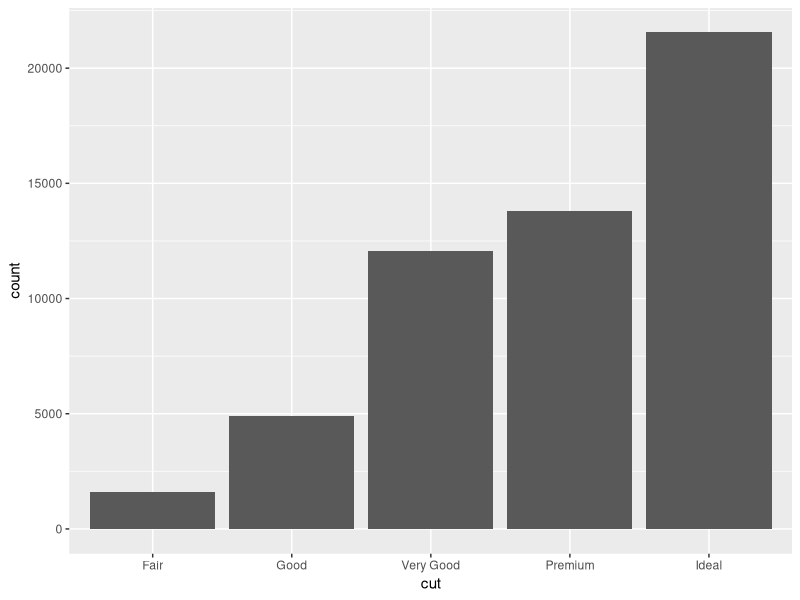
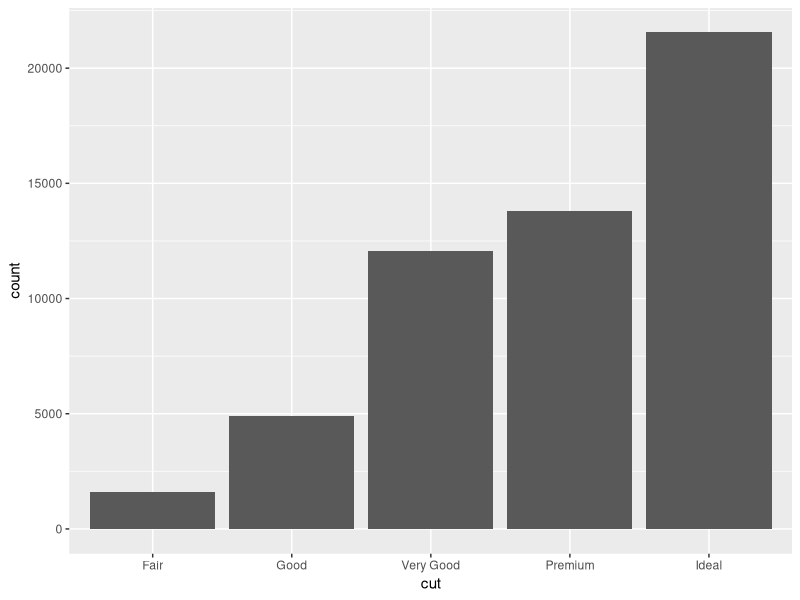
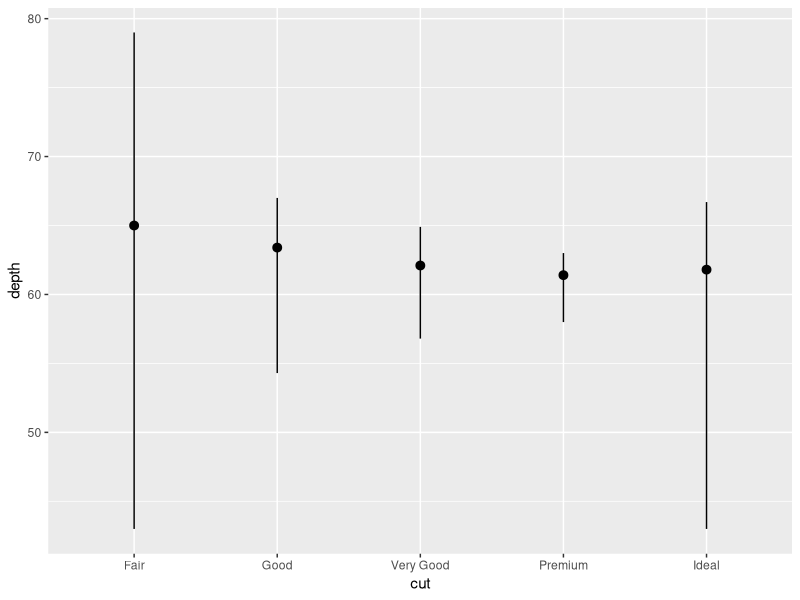
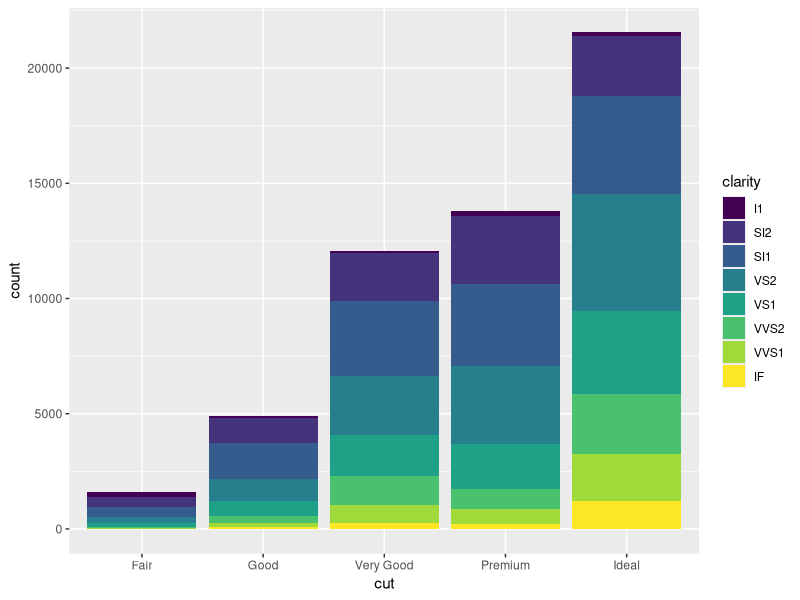
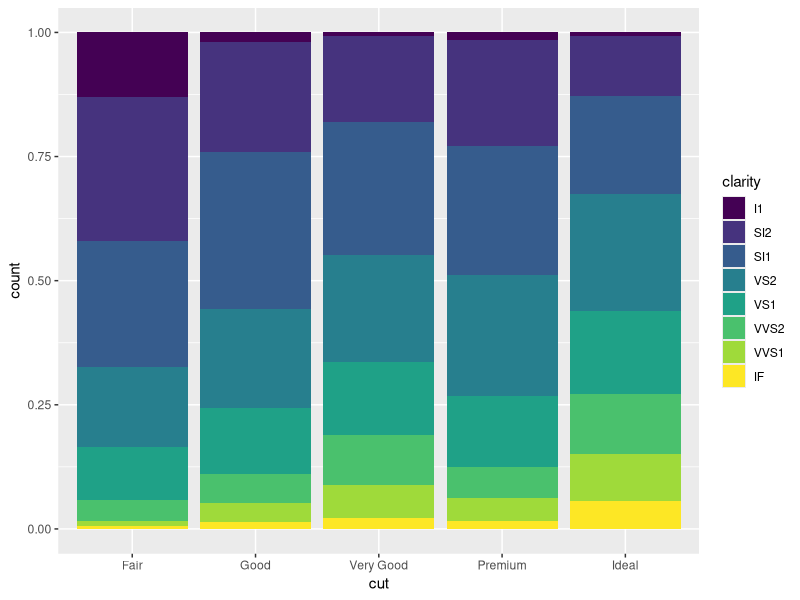
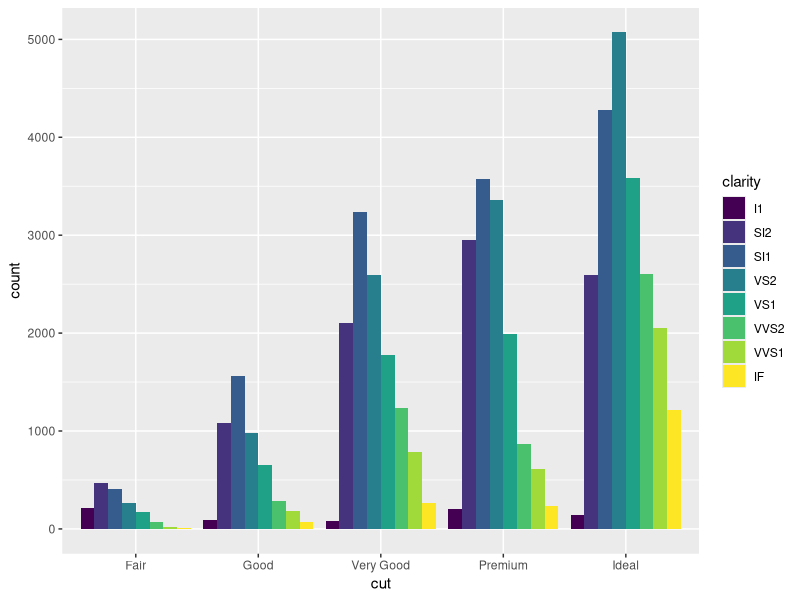
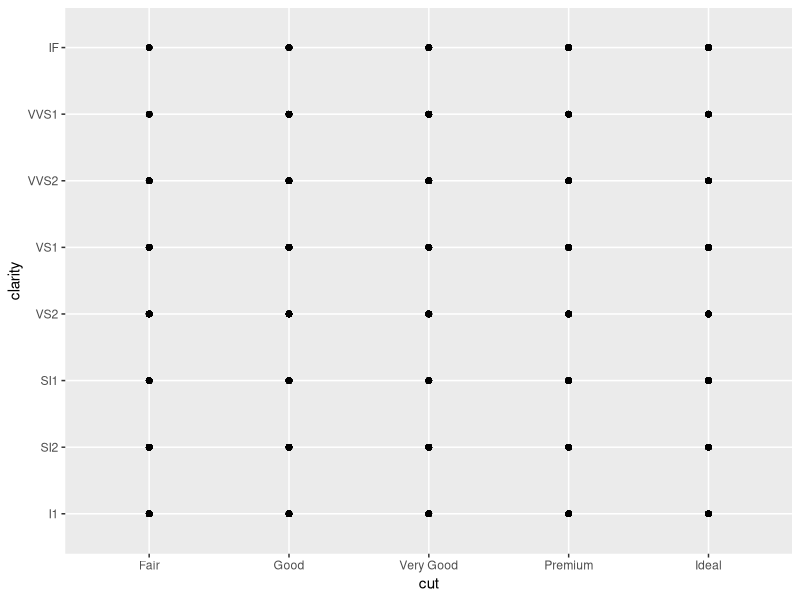
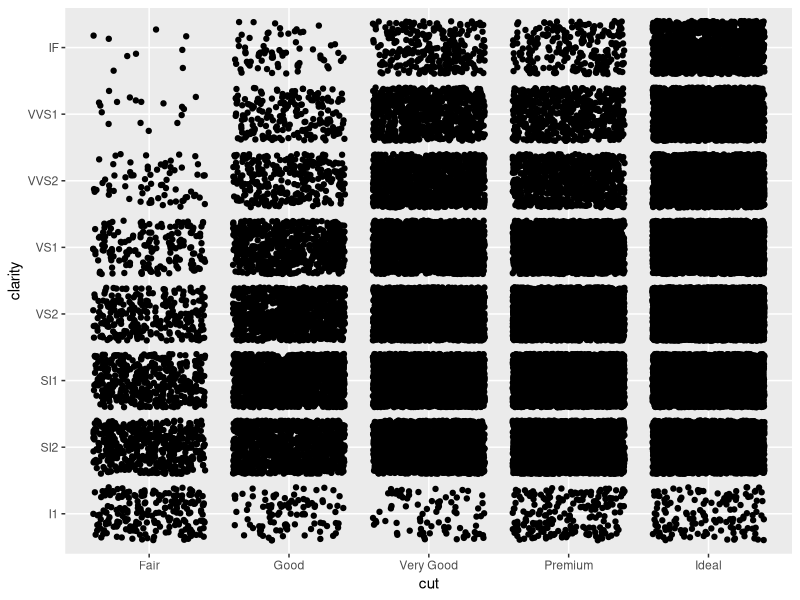

Reproduce these figures in R, in order.
# Exercise 2: More ggplot2 Grammar

# Install and load `ggplot2`
# install.packages("ggplot2") # if needed
library(ggplot2)
library(dplyr)

# For this exercise you will again be working with the `diamonds` data set.
# Use `?diamonds` to review details about this data set



## Statistical Transformations

# Draw a bar chart of the diamonds data, organized by cut
# The height of each bar is based on the "count" (number) of diamonds with that cut
ggplot(data = diamonds) +
  geom_bar(mapping = aes(x = cut))

# Use the `stat_count` to apply the statistical transformation "count" to the diamonds
# by cut. You do not need a separate geometry layer!
ggplot(data = diamonds) +
  stat_count(mapping = aes(x = cut))

# Use the `stat_summary` function to draw a chart with a summary layer.
# Map the x-position to diamond `cut`, and the y-position to diamond `depth`
# Bonus: use `min` as the function ymin, `max` as the function ymax, and `median` as the function y
ggplot(data = diamonds) +
  stat_summary(mapping = aes(x = cut, y = depth), fun.ymin = min,
               fun.ymax = max, fun.y = median)


## Position Adjustments

# Draw a bar chart of diamond data organized by cut, with each bar filled by clarity.
# You should see a _stacked_ bar chart.
ggplot(data = diamonds) +
  geom_bar(mapping = aes(x = cut, fill = clarity))

# Draw the same chart again, but with each element positioned to "fill" the y axis
ggplot(data = diamonds) +
  geom_bar(mapping = aes(x = cut, fill = clarity), position = 'fill')

# Draw the same chart again, but with each element positioned to "dodge" each other
ggplot(data = diamonds) +
  geom_bar(mapping = aes(x = cut, fill = clarity), position = 'dodge')

# Draw a plot with point geometry with the x-position mapped to `cut` and the y-position mapped to `clarity`
# This creates a "grid" grouping the points
ggplot(data = diamonds) +
  geom_point(mapping = aes(x = cut, y = clarity))

# Use the "jitter" position adjustment to keep the points from all overlapping!
# (This works a little better with a sample of diamond data, such as from the previous exercise).
ggplot(data = diamonds) +
  geom_point(mapping = aes(x = cut, y = clarity), position = 'jitter')



## Scales

# Draw a "boxplot" (with `geom_boxplot()`) for the diamond's price (y) by color (x)
ggplot(data = diamonds) +
  geom_boxplot(mapping = aes(x = color, y = price))

# This has a lot of outliers, making it harder to read. To fix this, draw the same plot but
# with a _logarithmic_ scale for the y axis.
ggplot(data = diamonds) +
  geom_boxplot(mapping = aes(x = color, y = price)) +
  scale_y_log10()


# For another version, draw the same plot but with `violin` geometry instead of `boxplot` geometry!
# How does the logarithmic scale change the data presentation?


# Another interesting plot: draw a plot of the diamonds price (y) by carat (x), using a heatmap of 2d bins
# (geom_bin2d)
# What happens when you make the x and y channels scale logarithmically?


# Draw a scatter plot for the diamonds  price (y) by carat (x). Color each point by the clarity
# (Remember, this will take a while. Use a sample of the diamonds for faster results)


# Change the color of the previous plot using a ColorBrewer scale of your choice. What looks nice?



## Coordinate Systems

# Draw a bar chart with x-position and fill color BOTH mapped to cut
# For best results, SET the `width` of the geometry to be 1 (fill plot, no space between)
# You can save this to a variable for easier modifications


# Draw the same chart, but with the coordinate system flipped


# Draw the same chart, but in a polar coordinate system. Now you have a Coxcomb chart!



## Facets

# Take the scatter plot of price by carat data (colored by clarity) and add _facets_ based on
# the diamond's `color`



## Saving Plots

# Use the `ggsave()` function to save one of your plots (the most recent one generated) to disk.
# Name the output file "my-plot.png".
# Make sure you've set the working directory!!
